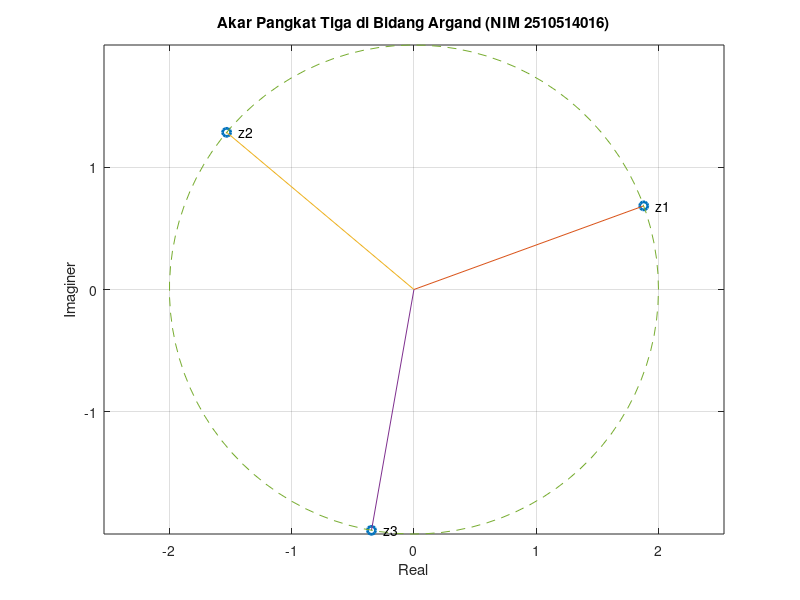

This figure's MATLAB source:
% ===================================================== 
%  UTS Matematika Sains Data — Semester Genap 2025/2026 
%  Soal 4 —  Segmentasi Pelanggan
%  --------------------------------------------------- 
%  Nama  : Sadewo Hasiqghani 
%  NIM   : 2510514016 
%  Parameter: N=16, a=1, b=6, K=8, theta0=60, alpha=0.007 
%  Tanggal: 2026-04-24 
% ===================================================== 

clc; clear; close all;


% Parameter
N = 16;  
a = 1;  
b = 6;  
K = 8; 
theta0 = 60;  % derajat 
alpha_lr = 0.007;


% Fasor

z1 = (a+2) + (b+1)*1i;   % 3 + 7i
z2 = (b+1) - (a+2)*1i;   % 7 - 3i

% (b) Operasi Kompleks

disp('=== (b) Operasi Kompleks ===')

z_add = z1 + z2;
z_mul = z1 * z2;
z_div = z1 / z2;
z_abs = abs(z1 - z2);

fprintf('z1 + z2 = %.2f + %.2fi\n', real(z_add), imag(z_add));
fprintf('z1 * z2 = %.2f + %.2fi\n', real(z_mul), imag(z_mul));
fprintf('z1 / z2 = %.4f + %.4fi\n', real(z_div), imag(z_div));
fprintf('|z1 - z2| = %.4f\n\n', z_abs);


% (e) Plot Akar Pangkat Tiga

disp('=== (e) Plot Akar Kubik ===')

r = 2; % akar dari 8
theta0_rad = deg2rad(theta0);

z_roots = zeros(1,3);

for k = 0:2
    theta_k = (theta0_rad + 2*pi*k)/3;
    z_roots(k+1) = r * exp(1i * theta_k);
    
    fprintf('z%d = %.4f + %.4fi\n', k+1, real(z_roots(k+1)), imag(z_roots(k+1)));
end


% Plot Argand

figure
plot(real(z_roots), imag(z_roots), 'o', 'LineWidth', 2)
hold on

% garis dari origin
for k = 1:3
    plot([0 real(z_roots(k))], [0 imag(z_roots(k))])
end

% lingkaran radius 2
t = linspace(0,2*pi,100);
plot(r*cos(t), r*sin(t),'--')

xlabel('Real')
ylabel('Imaginer')
title('Akar Pangkat Tiga di Bidang Argand (NIM 2510514016)')
axis equal
grid on

% label titik
for k = 1:3
    text(real(z_roots(k))+0.1, imag(z_roots(k)), ['z' num2str(k)])
end


% Bukti segitiga sama sisi

d12 = abs(z_roots(1)-z_roots(2));
d23 = abs(z_roots(2)-z_roots(3));
d31 = abs(z_roots(3)-z_roots(1));

fprintf('\nJarak antar titik:\n');
fprintf('z1-z2 = %.4f\n', d12);
fprintf('z2-z3 = %.4f\n', d23);
fprintf('z3-z1 = %.4f\n', d31);
